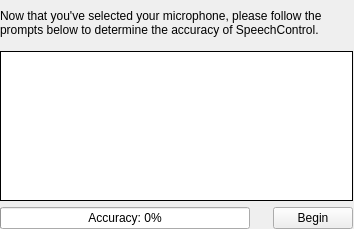
<?xml version="1.0" encoding="UTF-8"?>
<ui version="4.0">
 <class>MicrophoneSample</class>
 <widget class="QWizardPage" name="MicrophoneSample">
  <property name="windowModality">
   <enum>Qt::WindowModal</enum>
  </property>
  <property name="geometry">
   <rect>
    <x>0</x>
    <y>0</y>
    <width>354</width>
    <height>229</height>
   </rect>
  </property>
  <property name="windowTitle">
   <string>WizardPage</string>
  </property>
  <property name="title">
   <string>Microphone Selection</string>
  </property>
  <property name="subTitle">
   <string>Select a microphone for usage.</string>
  </property>
  <widget class="QWidget" name="verticalLayoutWidget">
   <property name="geometry">
    <rect>
     <x>0</x>
     <y>0</y>
     <width>353</width>
     <height>229</height>
    </rect>
   </property>
   <layout class="QVBoxLayout" name="verticalLayout">
    <item>
     <widget class="QLabel" name="label">
      <property name="maximumSize">
       <size>
        <width>16777215</width>
        <height>45</height>
       </size>
      </property>
      <property name="text">
       <string>Now that you've selected your microphone, please follow the prompts below to determine the accuracy of SpeechControl.</string>
      </property>
      <property name="alignment">
       <set>Qt::AlignLeading|Qt::AlignLeft|Qt::AlignVCenter</set>
      </property>
      <property name="wordWrap">
       <bool>true</bool>
      </property>
     </widget>
    </item>
    <item>
     <layout class="QGridLayout" name="gridLayout">
      <item row="1" column="2">
       <widget class="QPushButton" name="btnBeginPrompt">
        <property name="text">
         <string>Begin</string>
        </property>
       </widget>
      </item>
      <item row="1" column="1">
       <spacer name="horizontalSpacer">
        <property name="orientation">
         <enum>Qt::Horizontal</enum>
        </property>
        <property name="sizeHint" stdset="0">
         <size>
          <width>40</width>
          <height>20</height>
         </size>
        </property>
       </spacer>
      </item>
      <item row="1" column="0">
       <widget class="QProgressBar" name="progressBarRate">
        <property name="minimumSize">
         <size>
          <width>250</width>
          <height>0</height>
         </size>
        </property>
        <property name="value">
         <number>0</number>
        </property>
        <property name="format">
         <string>Accuracy: %p%</string>
        </property>
       </widget>
      </item>
      <item row="0" column="0" colspan="3">
       <widget class="QLabel" name="lblPrompt">
        <property name="minimumSize">
         <size>
          <width>349</width>
          <height>148</height>
         </size>
        </property>
        <property name="styleSheet">
         <string notr="true">border: 1px solid #000;
background-color: #fff;
font-size: 12pt;
color: #000;</string>
        </property>
        <property name="text">
         <string/>
        </property>
        <property name="alignment">
         <set>Qt::AlignCenter</set>
        </property>
        <property name="wordWrap">
         <bool>true</bool>
        </property>
        <property name="margin">
         <number>5</number>
        </property>
       </widget>
      </item>
     </layout>
    </item>
   </layout>
  </widget>
 </widget>
 <resources/>
 <connections/>
</ui>
